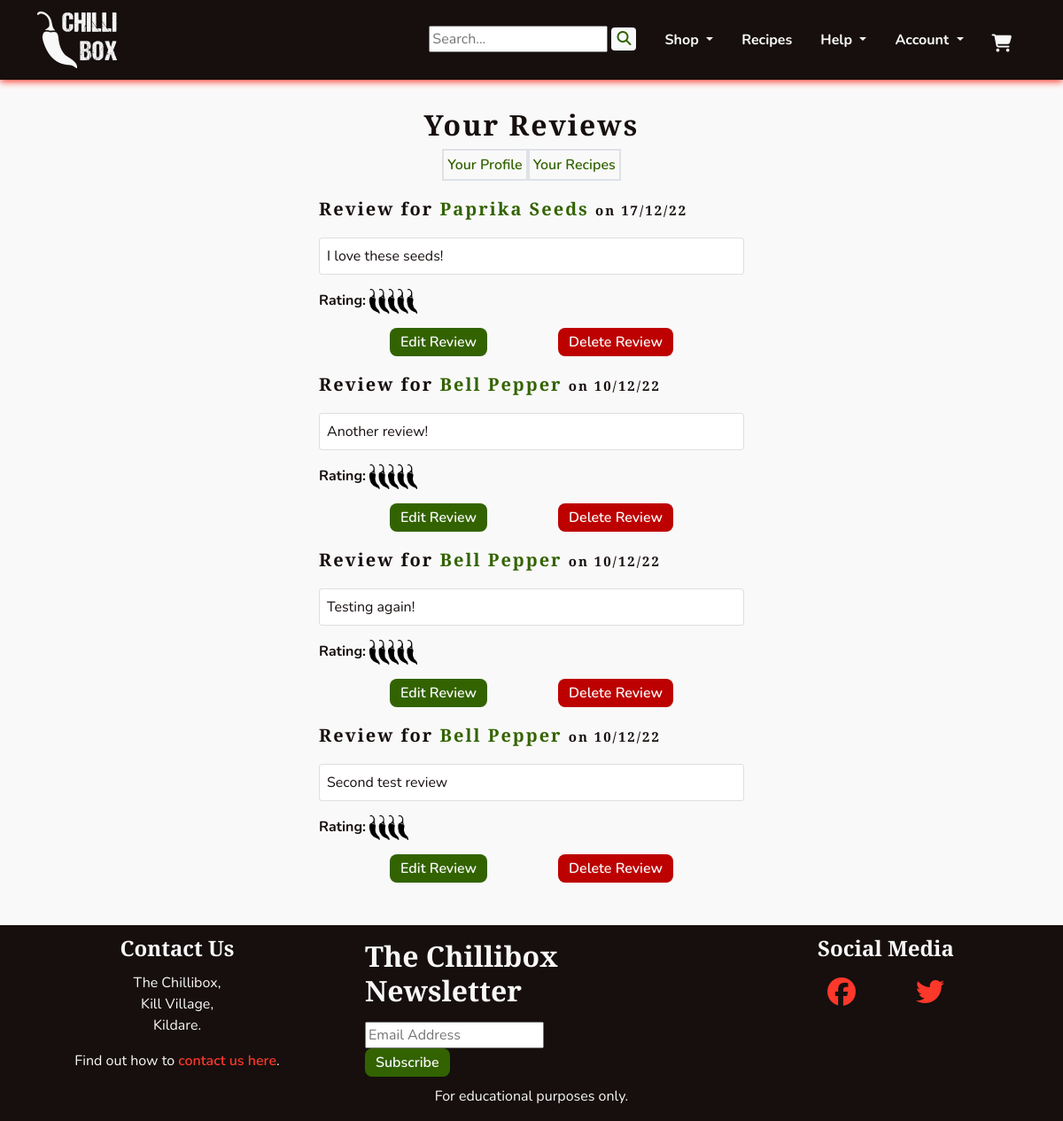
/profiles/review_list/ (signed in), run on the app's committed database.
### profiles/models.py (models this page shows)
class Reviews(models.Model):
    reviewer = models.ForeignKey(UserProfile, on_delete=models.SET_NULL,
                                 null=True, blank=True)
    product = models.ForeignKey(Product, on_delete=models.CASCADE,
                                related_name='reviews')
    content = models.TextField()
    rating = models.PositiveIntegerField()
    added_on = models.DateTimeField(auto_now_add=True)
    last_edited = models.DateField(auto_now=True)
    approved = models.BooleanField(default=False)
    def __str__(self):
        return self.content

### products/models.py (models this page shows, shortened)
class Product(models.Model):
    category = models.ForeignKey(Category, on_delete=models.SET_NULL,
                                 null=True, blank=True, related_name='product')
    subcategory = models.CharField(max_length=8, choices=SUBCATEGORIES,
                                   blank=True)
    name = models.CharField(max_length=255)
    slug = models.SlugField()
    description = models.TextField(null=True, blank=True,
                                   help_text='Include a description for the \
                                   product\'s page.')
    excerpt = models.TextField(null=True, blank=True, help_text='Include a \
                               brief summary of the product.')
    ingredients = models.CharField(max_length=140, null=True, blank=True,
                                   help_text='For sauces, please include the \
                                   ingredients.')
    growth_time = models.CharField(max_length=140, null=True, blank=True,
                                   help_text='For seeds, please include the \
                                   growth time to maturity.')
    heat_level = models.CharField(max_length=140, null=True, blank=True,
                                  help_text='In scovilles or more generally \
                                  (eg \'hot\') where appropriate.')
    box_contents = models.ManyToManyField('self', blank=True, help_text='Add \
                                          products for seed and sauce boxes.')
    image = models.ImageField(upload_to='uploads/', null=True, blank=True)
    thumbnail = models.ImageField(upload_to='uploads/', null=True, blank=True,
                                  help_text='If not added, will be \
                                  auto-generated from image.')
    added_on = models.DateField(auto_now_add=True)
    class Meta:
        ordering = ('name',)
        get_latest_by = ('added_on',)
    def __str__(self):
        return self.name

### profiles/views.py (the view)
# urls.py: path('review_list/', views.ReviewList.as_view(), name='review_list'),
class ReviewList(LoginRequiredMixin, generic.ListView):
    model = Reviews
    template_name = 'profiles/review_list.html'
    paginate_by = 5
    def get_queryset(self):
        queryset = Reviews.objects.filter(reviewer=self.request.user.userprofile).order_by('-added_on')  # noqa
        return queryset

### profiles/templates/profiles/review_list.html (shortened to what this page needs)
{% extends 'base.html' %}
{% load static %}
{% block content %}
<section class="container-fluid">
    <div class="text-center">
        <h2 class="headings mb-2">Your Reviews</h2>
        <div class="d-flex flex-row justify-content-center">
            <div class="border border-2 p-1">
                <a class="chilli-link" href="{% url 'profiles:profile' %}">Your Profile</a>
            </div>
            <div class="border border-2 p-1">
                <a class="chilli-link" href="{% url 'profiles:user_recipes' %}">Your Recipes</a>
            </div>
        </div>
    </div>
    <div class="col-12">
        <div class="col-sm-10 mx-auto">
            {% for review in reviews_list %}
            <div class="col-md-6 mx-auto">
                <h2 class="headings big">
                    Review for <a class="chilli-link" href="{% url 'products:product' review.product.slug %}">{{ review.product}}</a> <span class="small">on {{ review.added_on|date:'d/m/y' }}</span></h2>
                <p class="card p-2">{{ review }}</p>
                <p><strong>Rating: </strong>
                    {% if review.rating == 1 %}
                    <img width="33" height="80" class="rate-pics" src="{% static 'images/rate1.png' %}" alt="Rating">
                    {% elif review.rating == 2 %}
                    <img width="63" height="80" class="rate-pics" src="{% static 'images/rate2.png' %}" alt="Rating">
                    {% elif review.rating == 3 %}
                    <img width="93" height="80" class="rate-pics" src="{% static 'images/rate3.png' %}" alt="Rating">
                    {% elif review.rating == 4 %}
                    <img width="124" height="80" class="rate-pics" src="{% static 'images/rate4.png' %}" alt="Rating">
                    {% else %}
                    <img width="154" height="80" class="rate-pics" src="{% static 'images/rate5.png' %}" alt="Rating">
                    {% endif %}
                </p>
                <div class="d-flex flex-row justify-content-evenly">
                    <a class="chilli-btn chilli-go" href="{% url 'profiles:edit_review' review.pk %}">Edit Review</a>
                    <a class="chilli-btn chilli-dngr" href="{% url 'profiles:delete_review' review.pk %}">Delete Review</a>
                </div>
            </div>
            {% empty %}
            <p>You haven't written any reviews yet!</p>
            {% endfor %}
        </div>
    </div>
</section>
{% endblock content %}

### static/css/style.css (style rules this page uses)
:root { --site-white: #faf9f9; --site-black: #160f0e; --site-grey: #6b6363; --site-red: #fc382a; --site-dark-red:#bd0000; --site-green: #568729; --site-dark-green: #326300; --site-text-bg: rgba(49, 99, 0, 0.2); --site-car-bg: rgba(245, 241, 238, 0.61); }
html { height: 100%; }
section { max-width: 2550px; }
body { font-family: "Nunito", sans-serif; color: var(--site-black); font-size: 1rem; background: var(--site-white); }
h1, h2, h3, h4 { font-family: "Merriweather Sans", "Nunito", sans-serif; font-weight: 900; margin-top: 0.5em; margin-bottom: 0.5em; }
.headings { font-size: 2rem; letter-spacing: 2px; margin: 1em 0; }
.big { font-size: 1.25rem; }
.small { font-size: 0.75em; }
a { text-decoration: none; }
.chilli-link { font-weight: 600; color: var(--site-dark-green); transition: all 0.2s linear; }
.chilli-btn { padding: 0.25em 0.75em; font-weight: 600; color: var(--site-white); background-color: var(--site-black); border-radius: 8px; transition: all 0.2s linear; }
.chilli-dngr { background-color: var(--site-dark-red); }
.chilli-go { background-color: var(--site-dark-green); }
.rate-pics { max-height: 28px; width: auto; }

### data on the page
Reviews: product "Paprika Seeds", added_on "17/12/22", content "I love these seeds!"
Reviews: product "Bell Pepper", added_on "10/12/22", content "Another review!"
Reviews: product "Bell Pepper", added_on "10/12/22", content "Testing again!"
Reviews: product "Bell Pepper", added_on "10/12/22", content "Second test review", rating 4 (drawn)
